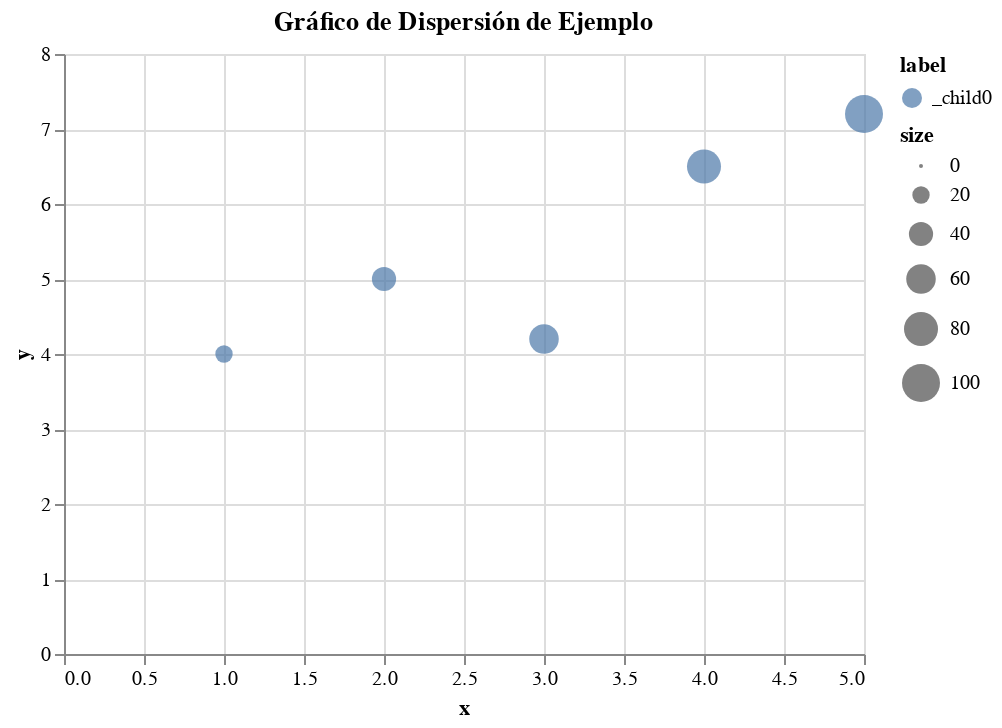

Source (notebook cell):
### Code cell
# Crear un gráfico de dispersión de ejemplo con Matplotlib
fig, ax = plt.subplots()

# Generar datos
np.random.seed(42)
x = np.array([1, 2, 3, 4, 5])
y = np.array([4, 5, 4.2, 6.5, 7.2])
sizes = np.array([20, 40, 60, 80, 100])

# Crear un gráfico de dispersión
scatter = ax.scatter(x, y, s=sizes)

ax.set_title('Gráfico de Dispersión de Ejemplo')
ax.set_xlabel('Eje X')
ax.set_ylabel('Eje Y')

# Mostrar el gráfico de Matplotlib
plt.show()

# Convertir a Vega-Lite
vega_lite_spec = create_vega_lite_spec(fig, ax)

# Mostrar el gráfico de Vega-Lite
vega_lite_spec

### Figure 1 — Vega-Lite specification as saved in the notebook (floating-point values rounded to 4 significant figures)
{"config": {"view": {"continuousWidth": 400, "continuousHeight": 300}}, "data": {"name": "data-7010aec415797205e0a8ab12d4745401"}, "mark": "circle", "encoding": {"color": {"field": "label", "type": "nominal"}, "size": {"field": "size", "type": "quantitative"}, "x": {"field": "x", "type": "quantitative"}, "y": {"field": "y", "type": "quantitative"}}, "height": 300, "title": "Gráfico de Dispersión de Ejemplo", "width": 400, "$schema": "https://vega.github.io/schema/vega-lite/v4.17.0.json", "datasets": {"data-7010aec415797205e0a8ab12d4745401": [{"x": 1.0, "y": 4.0, "size": 20, "label": "_child0"}, {"x": 2.0, "y": 5.0, "size": 40, "label": "_child0"}, {"x": 3.0, "y": 4.2, "size": 60, "label": "_child0"}, {"x": 4.0, "y": 6.5, "size": 80, "label": "_child0"}, {"x": 5.0, "y": 7.2, "size": 100, "label": "_child0"}]}}
